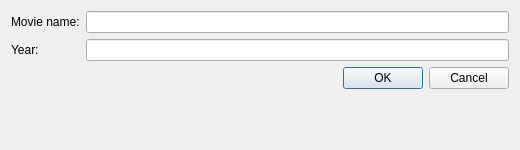
<?xml version="1.0" encoding="UTF-8"?>
<ui version="4.0">
 <class>RenameFolderDialog</class>
 <widget class="QDialog" name="RenameFolderDialog">
  <property name="geometry">
   <rect>
    <x>0</x>
    <y>0</y>
    <width>520</width>
    <height>150</height>
   </rect>
  </property>
  <property name="windowTitle">
   <string>Rename Folder</string>
  </property>
  <layout class="QFormLayout" name="formLayout">
   <item row="0" column="0">
    <widget class="QLabel" name="titleLabel">
     <property name="text">
      <string>Movie name:</string>
     </property>
    </widget>
   </item>
   <item row="0" column="1">
    <widget class="QLineEdit" name="titleEdit"/>
   </item>
   <item row="1" column="0">
    <widget class="QLabel" name="yearLabel">
     <property name="text">
      <string>Year:</string>
     </property>
    </widget>
   </item>
   <item row="1" column="1">
    <widget class="QLineEdit" name="yearEdit">
     <property name="maxLength">
      <number>4</number>
     </property>
    </widget>
   </item>
   <item row="2" column="0" colspan="2">
    <widget class="QDialogButtonBox" name="buttonBox">
     <property name="orientation">
      <enum>Qt::Horizontal</enum>
     </property>
     <property name="standardButtons">
      <set>QDialogButtonBox::Cancel|QDialogButtonBox::Ok</set>
     </property>
    </widget>
   </item>
  </layout>
 </widget>
</ui>
